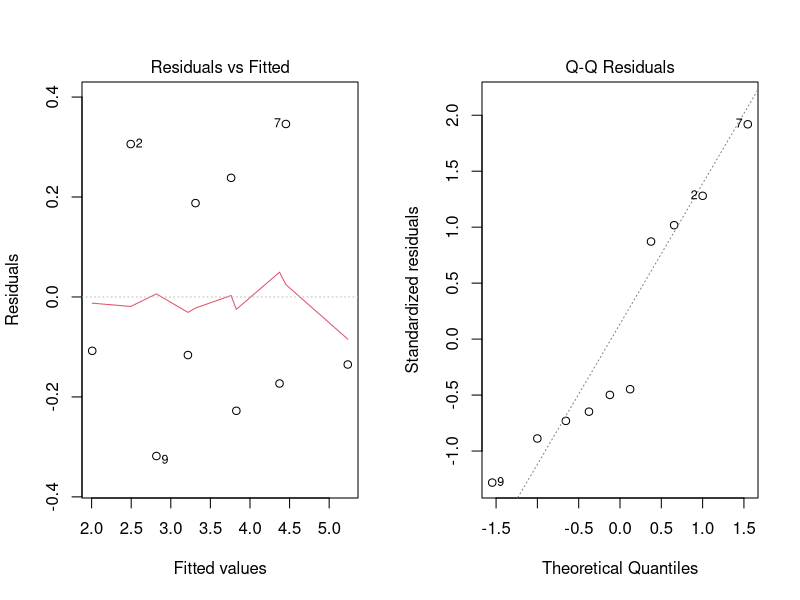

This chart was generated by the following R code:
## ---- chunk 1
#| message: false
library(tidyverse)
library(here)

seedlings_data <- read_csv(here("data", "theme5_ghg_afolu.csv"))
head(seedlings_data)
## ---- chunk 2
# 1. Fit model
model_fit <- lm(yield_tonnes_ha ~ fertilizer_nitrogen_kg_ha + soil_organic_carbon_pct, data = seedlings_data)

# 2. Show coefficients summary
summary(model_fit)

# 3. Plot diagnostics
par(mfrow = c(1, 2))
plot(model_fit, which = 1:2)
par(mfrow = c(1, 1))
